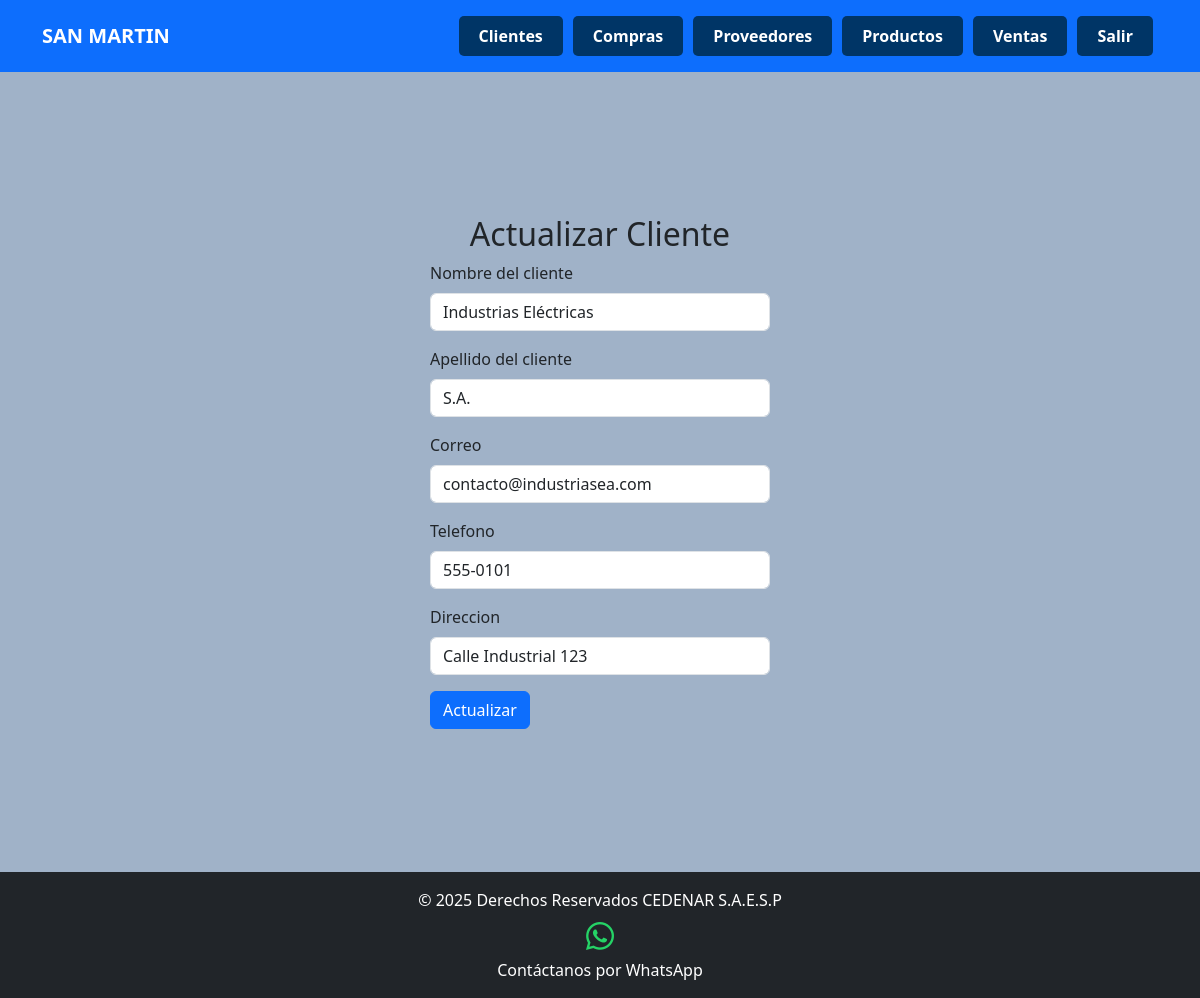
Screenshot of /templates/actualizarCliente.php?id=1 (signed in) with the database file from the repository.
### tables this page shows
CREATE TABLE `cliente` (

  `ID` int NOT NULL AUTO_INCREMENT,

  `Nombre` varchar(100) DEFAULT NULL,

  `Apellido` varchar(100) DEFAULT NULL,

  `Correo` varchar(100) DEFAULT NULL,

  `Direccion` varchar(255) DEFAULT NULL,

  `Telefono` varchar(20) DEFAULT NULL,

  `TipoCliente` varchar(50) DEFAULT NULL,

  `UsuarioID` int DEFAULT NULL,

  PRIMARY KEY (`ID`),

  FOREIGN KEY (`UsuarioID`) REFERENCES `usuario` (`ID`)

);

### models/Conexion.php (called while the page is built, shortened)
<?php
class Conexion {
    private $host = 'localhost:3307';
    private $usuario = 'root';
    private $contrasena = '';
    private $base_de_datos = 'SubestacionSanmartin';
    private $conn;
    public function __construct() {
        $this->conn = new mysqli($this->host, $this->usuario, $this->contrasena, $this->base_de_datos);
    }
    public function getConexion() {
        return $this->conn;
    }
}
?>

### controllers/clienteController.php (called while the page is built, shortened)
<?php
require_once '../models/cliente.php';
require_once '../models/conexion.php';
class ClienteController {
    private $db;
    public function __construct() {
        $conexion = new Conexion();
        $this->db = $conexion->getConexion();
    }
    public function obtenerClientePorID($ID, $usuario_id) {
        $sql = "SELECT * FROM cliente WHERE ID = ? AND UsuarioID = ?";
        $stmt = $this->db->prepare($sql);
        $stmt->bind_param('is', $ID, $usuario_id);
        $stmt->execute();
        $resultado = $stmt->get_result()->fetch_assoc();
        if ($resultado) {
            return new Cliente($resultado['ID'], $resultado['Nombre'], $resultado['Apellido'], $resultado['Correo'], $resultado['Direccion'], $resultado['Telefono'], $resultado['UsuarioID']);
        }
        return null;
    }
}

### models/cliente.php (called while the page is built, shortened)
<?php
class Cliente {
    private $Nombre;
    private $Apellido;
    private $Correo;
    private $Direccion;
    private $Telefono;
    public function __construct($ID, $Nombre, $Apellido, $Correo, $Direccion, $Telefono, $UsuarioID) {
        $this->Nombre = $Nombre;
        $this->Apellido = $Apellido;
        $this->Correo = $Correo;
        $this->Direccion = $Direccion;
        $this->Telefono = $Telefono;
    }
    public function getNombre() {
        return $this->Nombre;
    }
    public function getApellido() {
        return $this->Apellido;
    }
    public function getCorreo() {
        return $this->Correo;
    }
    public function getDireccion() {
        return $this->Direccion;
    }
    public function getTelefono() {
        return $this->Telefono;
    }
}

### templates/actualizarCliente.php (the view, shortened to what this page needs)
<?php
require_once '../includes/headerLogin.php';
require_once '../controllers/clienteController.php';
require_once '../models/cliente.php';
if (isset($_GET['id'])) {
    $id = $_GET['id'];
    $clienteController = new ClienteController();
    $cliente = $clienteController->obtenerClientePorID($id,$_SESSION['usuario_id'] );
    if ($cliente) {
        ?>
        <div class="container d-flex justify-content-center align-items-center" style="min-height: 100vh;">
            <form class="col-4 p-3" action="../controllers/clienteHandler.php" method="POST">
                <h2 class="text-center" id="titulo">Actualizar Cliente</h2>
                <div class="mb-3">
                    <label for="nombre" class="form-label">Nombre del cliente</label>
                    <input type="text" class="form-control" name="nombre" value="<?php echo $cliente->getNombre(); ?>" required>
                </div>
                <div class="mb-3">
                    <label for="apellido" class="form-label">Apellido del cliente</label>
                    <input type="text" class="form-control" name="apellido" value="<?php echo $cliente->getApellido(); ?>" required>
                </div>
                <div class="mb-3">
                    <label for="correo" class="form-label">Correo</label>
                    <input type="email" class="form-control" name="correo" value="<?php echo $cliente->getCorreo(); ?>" required>
                </div>
                <div class="mb-3">
                    <label for="telefono" class="form-label">Telefono</label>
                    <input type="tel" id="telefono" class="form-control" name="telefono" value="<?php echo $cliente->getTelefono(); ?>" pattern="\d{10}" maxlength="10" title="El número de teléfono debe tener 10 dígitos." oninput="this.value = this.value.replace(/[^0-9]/g, '');"  required>
                </div>
                <div class="mb-3">
                    <label for="direccion" class="form-label">Direccion</label>
                    <input type="text" class="form-control" name="direccion" value="<?php echo $cliente->getDireccion(); ?>" required>
                </div>
                <button type="submit" class="btn btn-primary" name="BtnActualizar" value="OK">Actualizar</button>
            </form>
        </div>
        <?php
    } else {
        echo "Cliente no encontrado.";
    }
} else {
    echo "ID de cliente no proporcionado.";
}
?>
<?php
    require_once '../includes/footer.php';
?>

### styles.css (style rules this page uses)
html, body { height: 100%; }
body { display: flex; flex-direction: column; }
.fondo { background-color: #b3daff; }

### includes/headerLogin.php (style rules this page uses)
.fondo { background-color: #A0B2C8; min-height: 100vh; }

### rows the page displays
cliente: nombre "Industrias Eléctricas", apellido "S.A.", correo "contacto@industriasea.com", telefono "555-0101", direccion "Calle Industrial 123"
